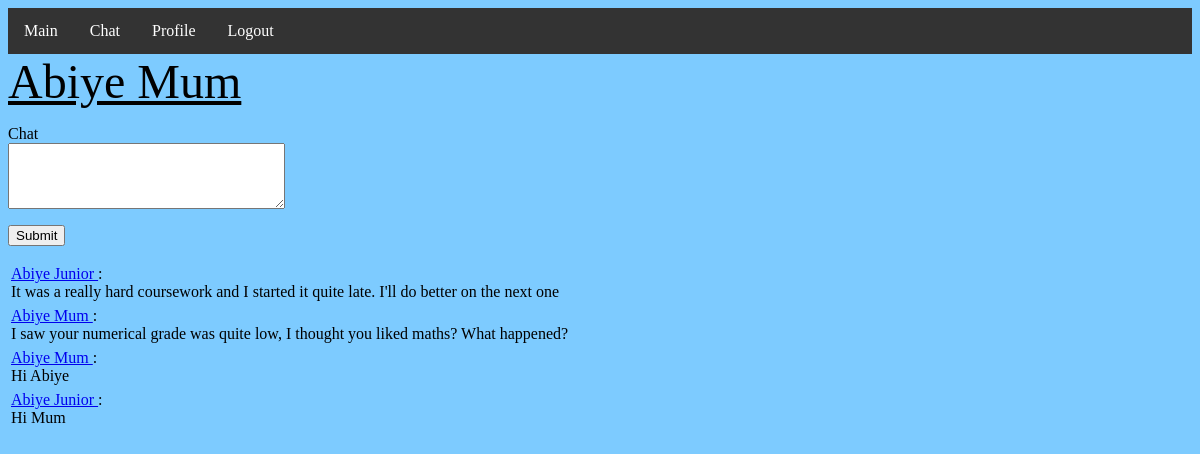
The page /index (signed in) on the database its author committed.
### app/models.py (models this page shows, shortened)
class User(UserMixin, db.Model):
    id = db.Column(db.Integer, primary_key=True)
    username = db.Column(db.String(64), index=True, unique=True)
    email = db.Column(db.String(120), index=True, unique=True)
    password_hash = db.Column(db.String(128))
    posts = db.relationship('Post', backref='author', lazy='dynamic')
    about_me = db.Column(db.String(140))
    followed = db.relationship(
        'User', secondary=followers,
        primaryjoin=(followers.c.follower_id == id),
        secondaryjoin=(followers.c.followed_id == id),
        backref=db.backref('followers', lazy='dynamic'), lazy='dynamic')
    def followed_posts(self):
        followed = Post.query.join(
            followers, (followers.c.followed_id == Post.user_id)).filter(
                followers.c.follower_id == self.id)
        own = Post.query.filter_by(user_id=self.id)
        return followed.union(own).order_by(Post.timestamp.desc())

class Post(db.Model):
    id = db.Column(db.Integer, primary_key=True)
    body = db.Column(db.String(140))
    timestamp = db.Column(db.DateTime, index=True, default=datetime.utcnow)
    user_id = db.Column(db.Integer, db.ForeignKey('user.id'))

### app/routes.py (the view)
@app.route('/', methods=['GET', 'POST'])
@app.route('/index', methods=['GET', 'POST'])
@login_required
def index():
    form = PostForm()
    if form.validate_on_submit():
        post = Post(body=form.post.data, author=current_user)
        db.session.add(post)
        db.session.commit()
        flash('Your post is now live!')
        return redirect(url_for('index'))
    posts = current_user.followed_posts().all()
    return render_template("index.html", title='Home Page', form=form,
                           posts=posts)

### app/forms.py
class PostForm(FlaskForm):
    post = TextAreaField('Chat', validators=[
        DataRequired(), Length(min=1, max=140)])
    submit = SubmitField('Submit')

### app/models.py (called while the page is built)
@login.user_loader
def load_user(id):
    return User.query.get(int(id))

### app/templates/index.html (shortened to what this page needs)
{% extends "base.html" %}
{% block content %}
    <font size="33" color="Black"><u>{{ current_user.username }}</u></font>
    {% if form %}
    <form action="" method="post">
        <p>
            {{ form.post.label }}<br>
            {{ form.post(cols=32, rows=4) }}<br>
        </p>
        <p>{{ form.submit() }}</p>
    </form>
    {% endif %}
    {% for post in posts %}
        {% include '_post.html' %}
    {% endfor %}
{% endblock %}

### app/templates/_post.html
<table>
    <tr valign="top">
        <td>
            <a href="{{ url_for('user', username=post.author.username) }}">
                {{ post.author.username }}
            </a>
            :<br>{{ post.body }}
        </td>
    </tr>
</table>

### rows shown on the page
User: username "Abiye Mum"
Post: author.username "Abiye Junior", body "It was a really hard coursework and I started it quite late. I'll do better on the next one"
Post: author.username "Abiye Mum", body "I saw your numerical grade was quite low, I thought you liked maths? What happened?"
Post: author.username "Abiye Mum", body "Hi Abiye"
Post: author.username "Abiye Junior", body "Hi Mum"
